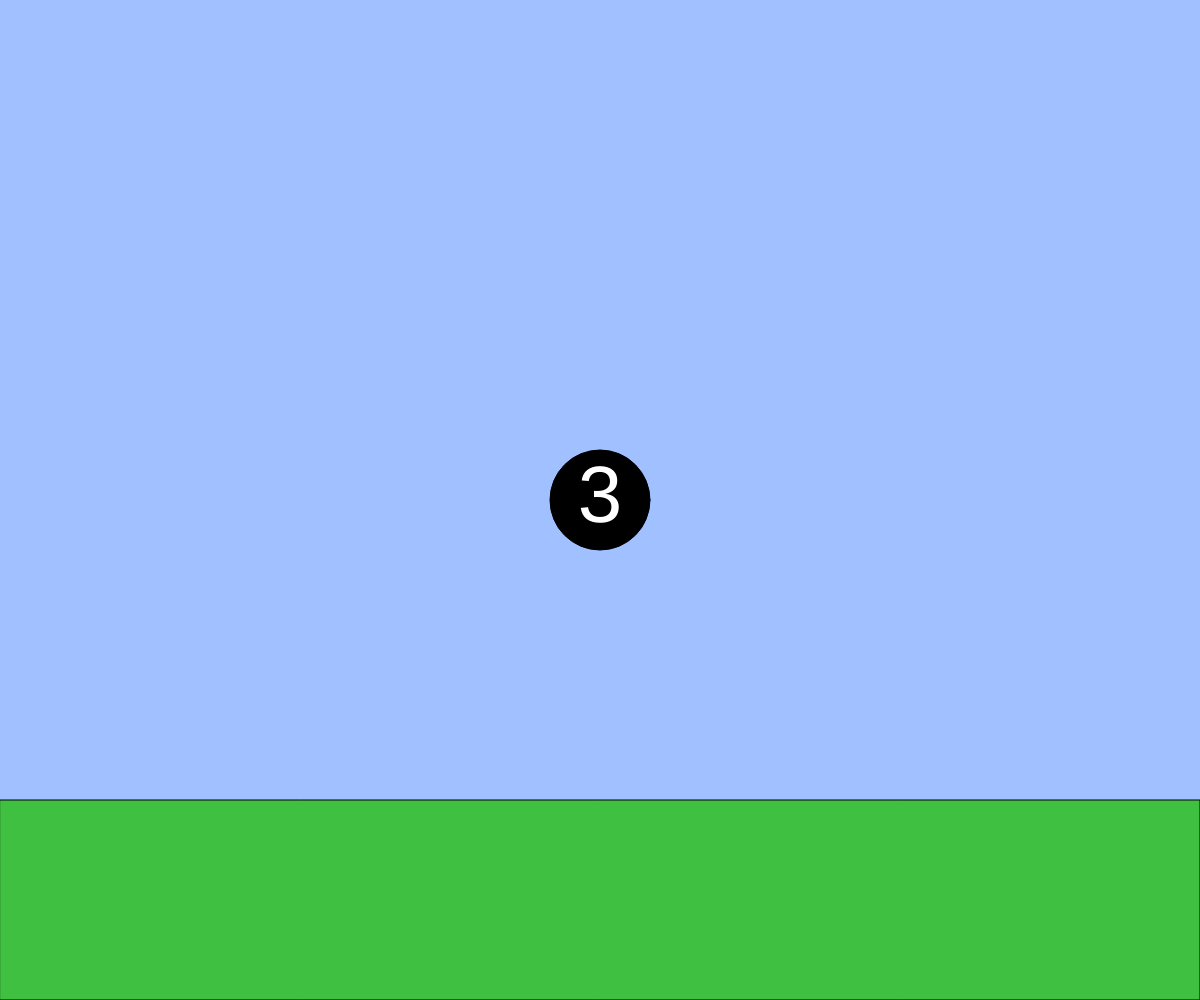
Frame 1 (no input)
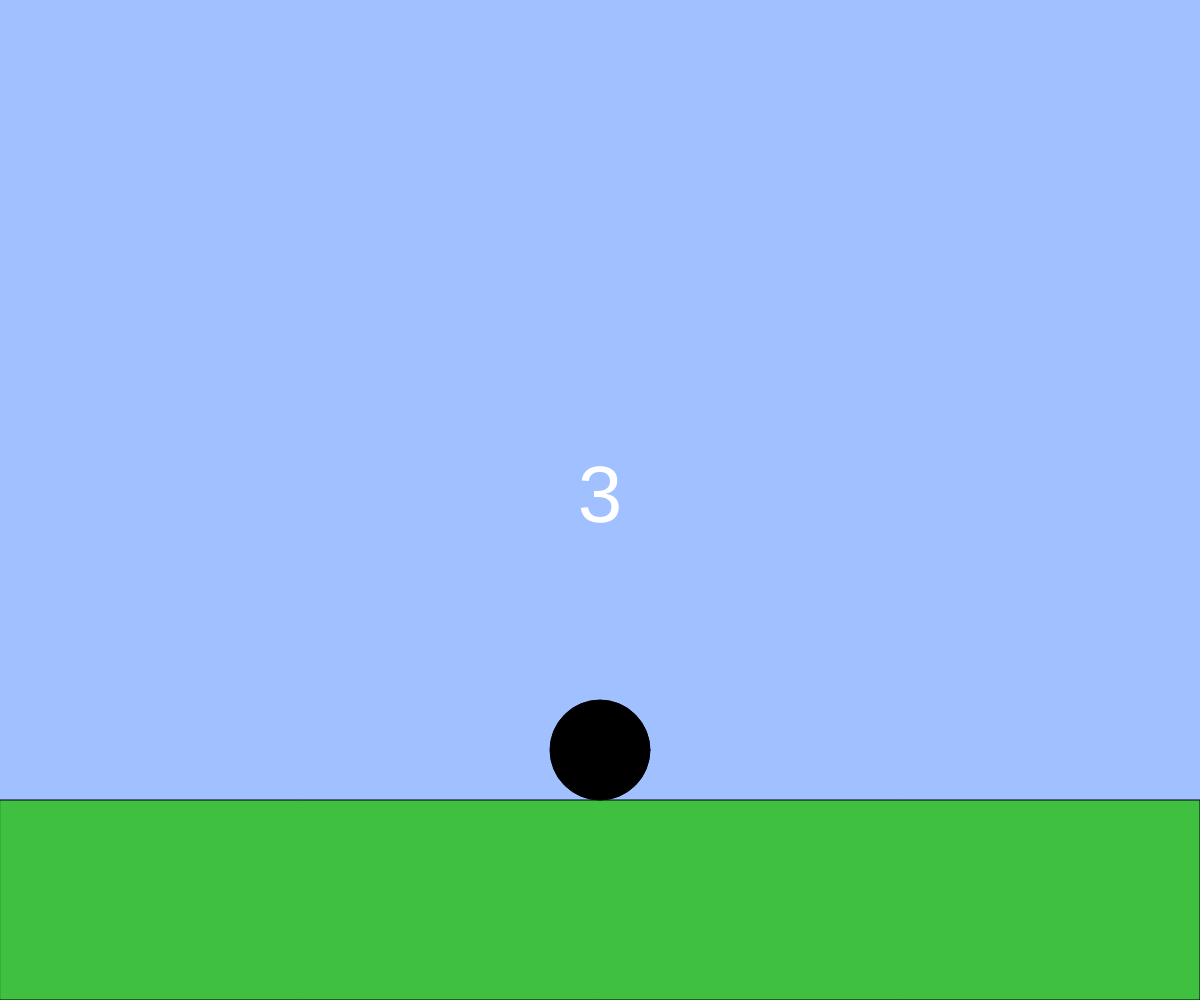
Frame 60 (no input)
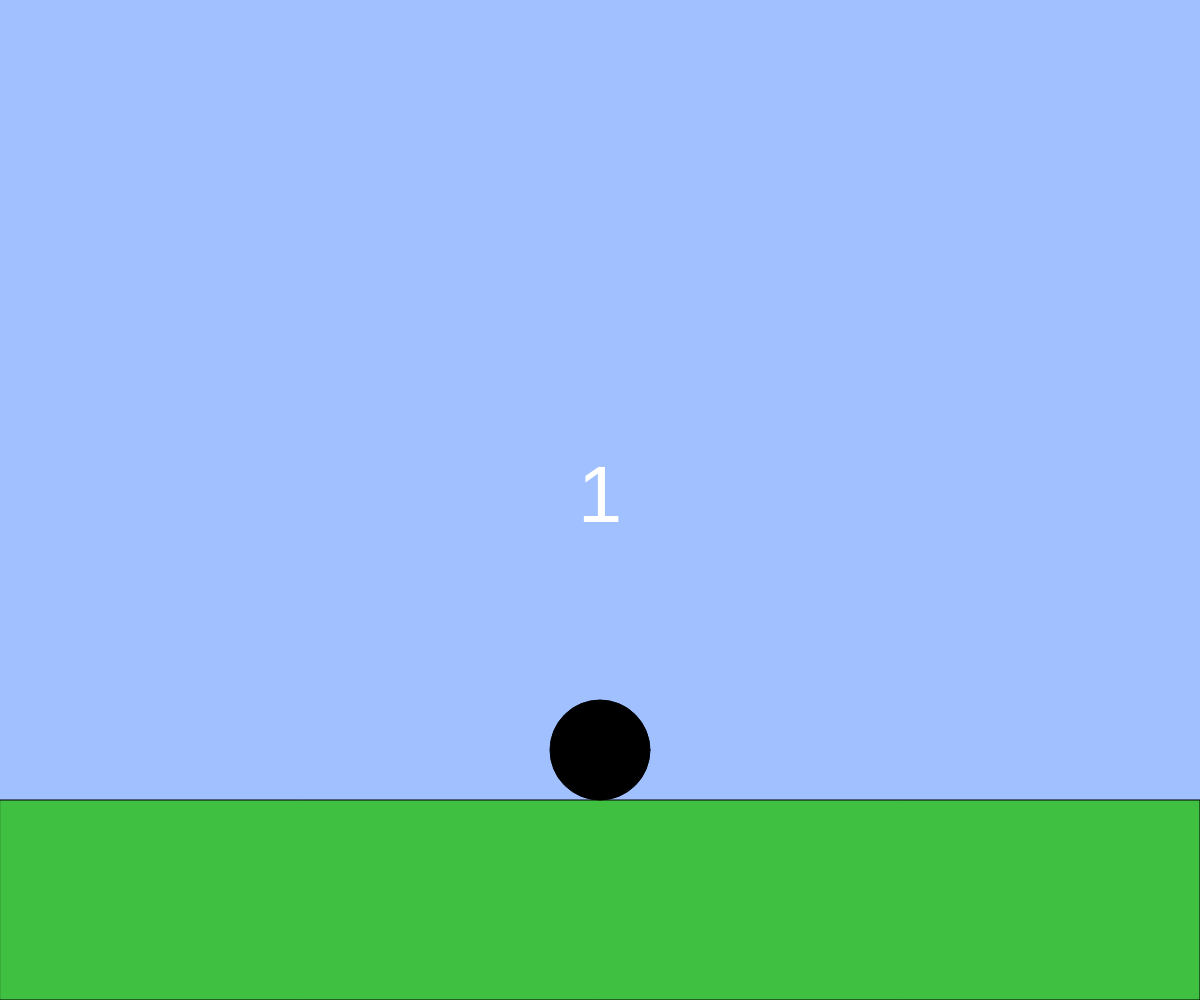
Frame 120 (the mouse pressed at the canvas centre since frame 60)

The p5.js sketch that drew these frames (run headless with seeded random() and noise() and a simulated clock; from frame 60 on, the mouse is pressed at the canvas centre):

// p5.js sketch
// ── sketch.js
//変数を準備する
let x, y;             //プレーヤーの位置
let vx, vy;           //プレーヤーの速度
let basespeed = 3;        //通常の速度
const g = 1;          //重力の大きさ
let enemyX, enemyY;   //敵の位置
let enemySpeed = 2.2; //敵の速度
let start;            //ゲーム開始時刻
let onGround = false;

function setup(){     //最初に一度だけ実行
  createCanvas(windowWidth, windowHeight);  //画面サイズをウィンドウに合わせる
  //プレーヤーの初期位置
  x = width / 2;
  y = height / 2;
  vx = 0;
  vy = 0;
  // 敵の初期位置
  enemyX = 0;
  enemyY = height * 0.8 - 50;   
  // ゲーム開始時間を記録
  start = millis();
}

function windowResized(){     //画面の大きさ変更にも対応
  resizeCanvas(windowWidth, windowHeight);
}

function draw(){                 //毎フレーム実行
  background(160, 192, 255);     //空色の背景
  const groundY = height * 0.8;
  const size = height * 0.1;      // キャラクターのサイズ
  fill(64, 192, 64);              // 地面
  rect(0, groundY, width, height - groundY);
  // キャラクターの左右移動 
let speed;
if (keyIsDown(SHIFT)) {
  speed = 6;
} else {
  speed = basespeed;
}
if (keyIsDown(RIGHT_ARROW)) {
  x += speed;
}
if (keyIsDown(LEFT_ARROW)) {
  x -= speed;
}
  // 重力
  Gravity(groundY, size);  
  // ジャンプ（上キー）
  if (keyIsDown(UP_ARROW) && onGround) {
    vy = -20;
    onGround = false;
  }

  // 速くなりすぎないように制限
  vx = constrain(vx, -20, 20);
  vy = constrain(vy, -20, 20);

  // キャラクターを描く
  fill(0);
  ellipse(x, y, size, size);
  //カウントダウン表示
  let time = (millis() - start) / 1000;
  if(time < 3){
    fill(255);
    textSize(80);
    textAlign(CENTER, CENTER);
    text(3 - floor(time), width/2, height/2);
    return;// まだ敵は動かさないので return
  }
  // ======== 敵の移動 ========
  enemyX += enemySpeed;

  if(enemyX > width || enemyX < 0){ // 端にぶつかったら反転かつスピードup
   enemySpeed *= -1.1;
  }

  fill(255, 0, 0);          // 敵を描く（赤い丸）
  ellipse(enemyX, enemyY, 50, 50);

  gameOver(size);
}

function Gravity(groundY, size){
  x += vx;
  y += vy;    // 位置の更新
  vy += g;    // 重力を加える

  // 接地判定
  if (y >= groundY - size / 2) {
    y = groundY - size / 2;
    vy = 0;
    onGround = true; // 地面に着いた
  } else {
    onGround = false; // 空中
  }
}

function gameOver(size){
  let d = dist(x, y, enemyX, enemyY);     // プレイヤーとの距離を計算
  if(d < size/2 + 25){                    //プレイヤー半径 + 敵半径 
    noLoop();                             // アニメーションdraw()を止める
   
    //ゲームオーバー
    fill(255, 0, 0);
    textSize(50);
    text("GAME OVER", width/2, height/2);
  }
}
